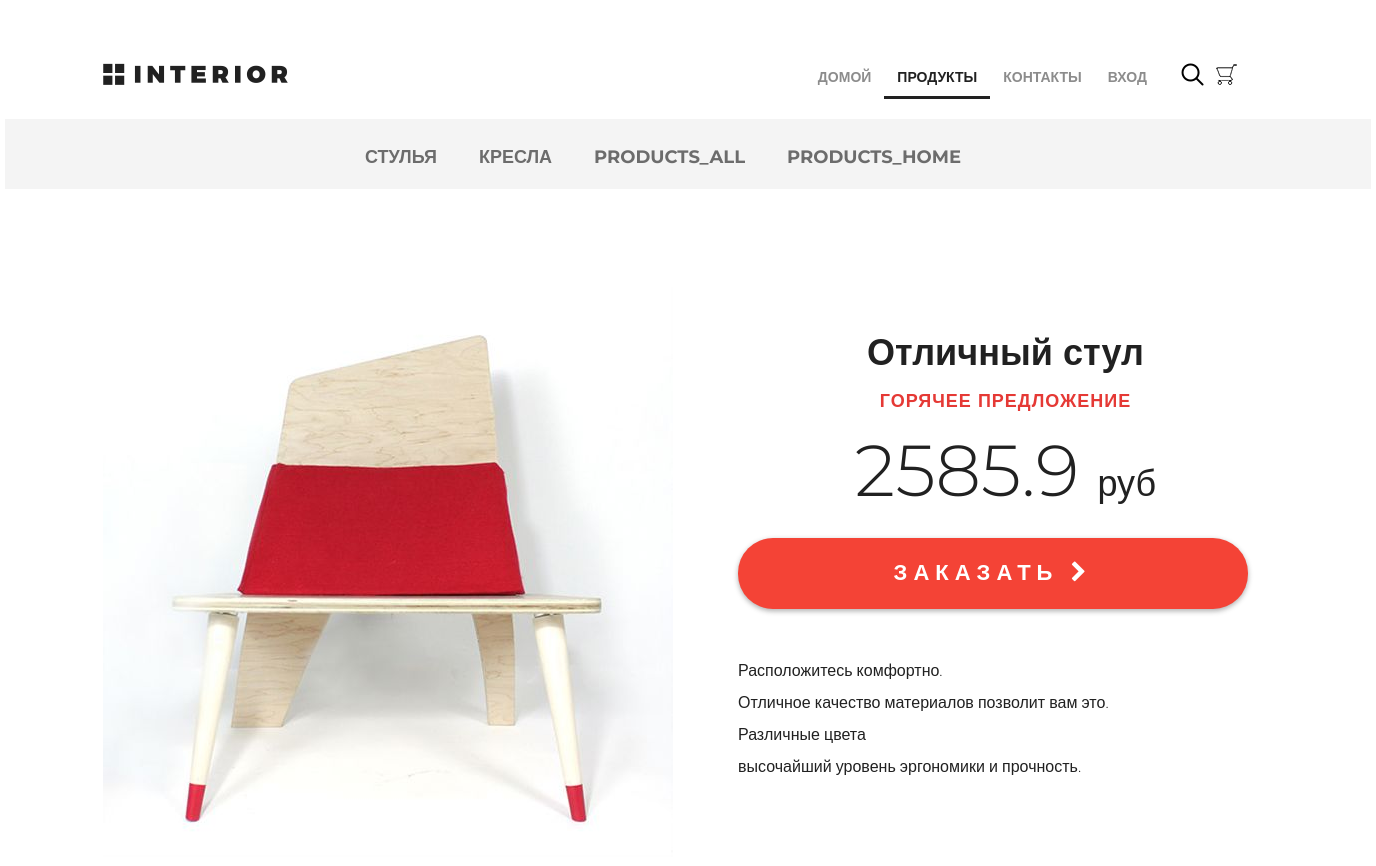
Before: /products/ (upper part) with the older database file.
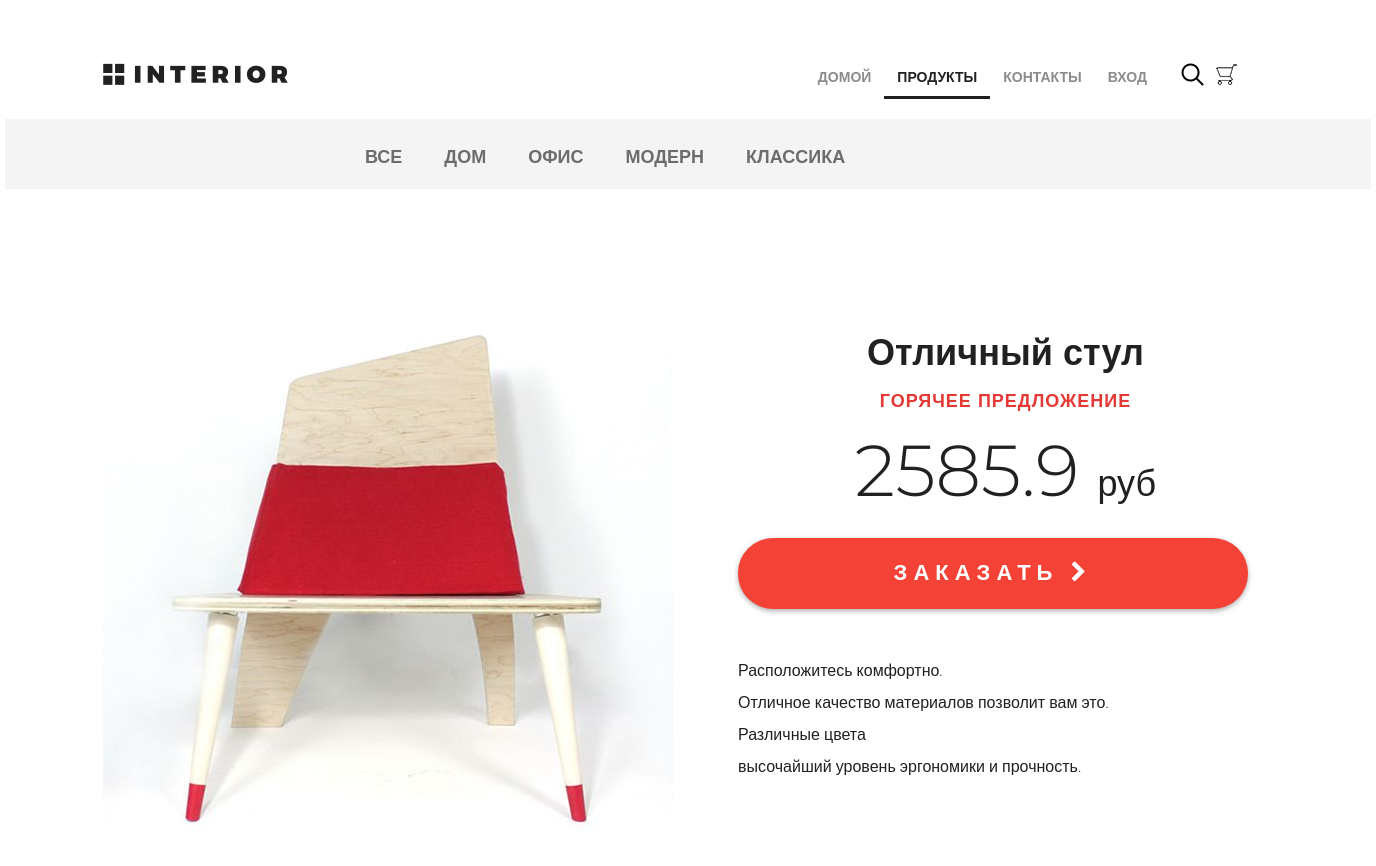
After: the same page with the newer database file.
### mainapp/models.py (models this page shows, shortened)
class ProductCategory (models.Model):
    name = models.CharField(max_length=64, unique=True, verbose_name="Имя")
    description = models.TextField(verbose_name="Описание")

### mainapp/views.py (the view, shortened to what this page needs)
# urls.py: path('', mainapp.products, name="index"),
def products(request, pk=None):
    links_menu = ProductCategory.objects.all()
    basket = []
    if request.user.is_authenticated:
        basket = Basket.objects.filter(user=request.user)
    same_products = Product.objects.all()[2:4]
    content = {
        'title': 'Продукты',
        'links_menu': links_menu,
        'products': same_products,
        'basket': basket
    }
    return render(request, 'mainapp/products.html', content)

### mainapp/templates/mainapp/products.html (shortened to what this page needs)
{% extends "mainapp/base.html" %}
{% block menu %}
	<div class="hero-white">
		{% block inc_menu %}
		{{block.super}}
		{% endblock %}
	</div>
{% endblock %}
{% block content %}
	<div class="details">
		<div class="links clearfix">
			{% include 'mainapp/includes/inc_categories.html' %}
		</div>
		<div class="details-products">
			<div class="details-slider">
				<div class="slider-product">
					<img src="/static/img/slider1.jpg">
				</div>
			</div>
			<div class="description">
				<h3 class="big-bold">Отличный стул</h3>
				<h3 class="red">горячее предложение</h3>
				<p class="price"> 2585.9 <span>руб</span></p>
				<a href="#" class="red-button">
					заказать <i class="fa fa-chevron-right" aria-hidden="true"></i>
				</a>
				<div class="description-text">
					<p>Расположитесь комфортно.</p>
					<p>Отличное качество материалов
					позволит вам это.</p>
					<p>Различные цвета</p>
					<p>высочайший уровень
					эргономики и прочность.</p>
				</div>
			</div>
		</div>
	</div>
{% endblock %}

### mainapp/templates/mainapp/includes/inc_categories.html
<ul class="links-menu">
    {% for link in links_menu %}
        <li><a href="{% url 'products:category' link.pk %}" class="{% if request.resolver_match.kwargs.pk == link.pk %} active {% endif %}">{{link.name}}</a></li>
    {% endfor %}
</ul>

Changed rows visible on the page:
removed ProductCategory: name "СТУЛЬЯ"
removed ProductCategory: name "КРЕСЛА"
removed ProductCategory: name "PRODUCTS_ALL"
removed ProductCategory: name "PRODUCTS_HOME"
added ProductCategory: name "ВСЕ"
added ProductCategory: name "ДОМ"
added ProductCategory: name "ОФИС"
added ProductCategory: name "МОДЕРН"
added ProductCategory: name "КЛАССИКА"
